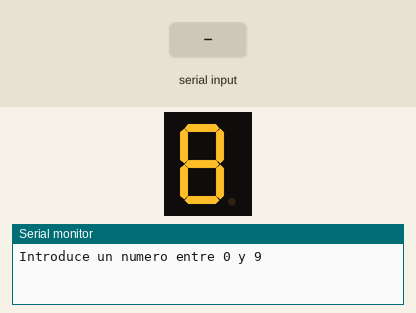
A sketch run on a simulated Arduino Uno, built with avr-gcc and run on an emulated ATmega328P. Shown: 1-digit seven-segment display, the last lines printed to the serial monitor. Wiring (inferred from the names in the program): 1-digit 7-segment display, segments lit when LOW: segments pin 2, pin 3, pin 4, pin 5, pin 6, pin 7, pin 8. Inputs (shaded band) come from the test bench. The segment pins are drawn as the display they are named for.

Above: at 1.2 s.
1.3 s: "0\n" received over Serial
At 3.5 s:
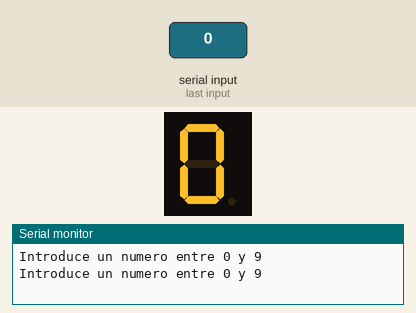
3.8 s: "1\n" received over Serial
At 5.5 s:
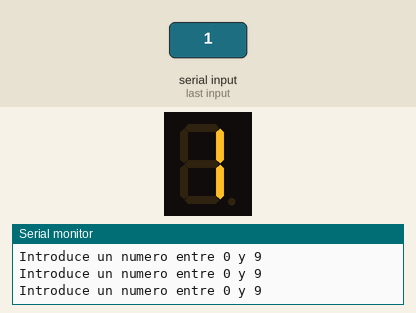
6.3 s: "2\n" received over Serial
At 8.5 s:
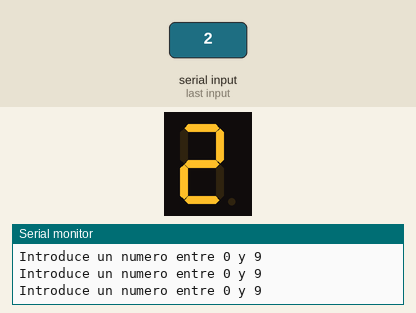
8.8 s: "3\n" received over Serial
At 10.5 s:
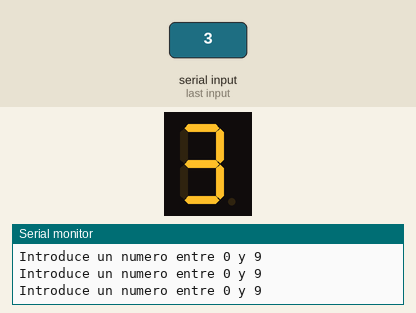
11.3 s: "4\n" received over Serial
At 13.5 s:
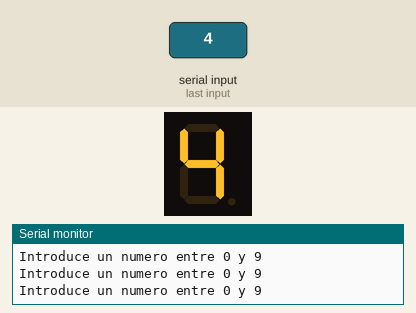
13.8 s: "5\n" received over Serial
At 15.5 s:
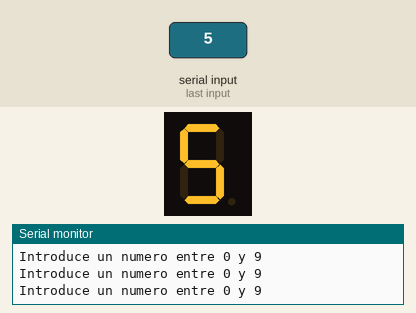
Timing chart, 0 to 17.0 s (numbered marks = the images above; inputs shaded):
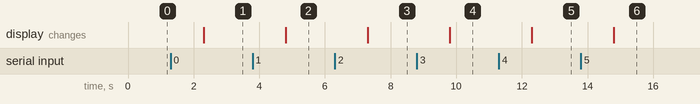

Measured:
- after the input at 1.3 s, the display: changes after 1.0 s (image 1)
- after the input at 3.8 s, the display: changes after 1.0 s (image 2)
- after the input at 6.3 s, the display: changes after 1.0 s (image 3)
- after the input at 8.8 s, the display: changes after 1.0 s (image 4)
- after the input at 11.3 s, the display: changes after 1.0 s (image 5)
- after the input at 13.8 s, the display: changes after 1.0 s (image 6)

The sketch:

circuito_12.ino
```cpp
/*
Enlace tinkercad
https://www.tinkercad.com/things/9wi25uVbuJz-copy-of-circuito-8/editel?sharecode=UR6l5SPeLLOPdEZXisVS31CqMWuGDXXFSOFud9gnRKY
*/

int A = 2;
int B = 3;
int C = 4;
int D = 5;
int E = 6;
int F = 7;
int G = 8;
bool pulsado = true;

int contador = 0;
#define tiempo 500


void setup()
{
  for(int p = 2; p<9; p++)
  {
    pinMode(p,OUTPUT);
  }
  pinMode(9, INPUT);
  Serial.begin(9600);
}

void cero()
{
  	digitalWrite(A, LOW);
  	digitalWrite(B, LOW);
  	digitalWrite(C, LOW);
  	digitalWrite(D, LOW);
  	digitalWrite(E, LOW);
  	digitalWrite(F, LOW);
  	digitalWrite(G, HIGH);
}

void uno()
{
  	digitalWrite(A, HIGH);
  	digitalWrite(B, LOW);
  	digitalWrite(C, LOW);
  	digitalWrite(D, HIGH);
  	digitalWrite(E, HIGH);
  	digitalWrite(F, HIGH);
  	digitalWrite(G, HIGH);
}

void dos()
{
  	digitalWrite(A, LOW);
  	digitalWrite(B, LOW);
  	digitalWrite(C, HIGH);
  	digitalWrite(D, LOW);
  	digitalWrite(E, LOW);
  	digitalWrite(F, HIGH);
  	digitalWrite(G, LOW);
}

void tres()
{
  digitalWrite(A, LOW);
  digitalWrite(B, LOW);
  digitalWrite(C, LOW);
  digitalWrite(D, LOW);
  digitalWrite(E, HIGH);
  digitalWrite(F, HIGH);
  digitalWrite(G, LOW);
}

void cuatro()
{
  digitalWrite(A, HIGH);
  digitalWrite(B, LOW);
  digitalWrite(C, LOW);
  digitalWrite(D, HIGH);
  digitalWrite(E, HIGH);
  digitalWrite(F, LOW);
  digitalWrite(G, LOW);
}

void cinco()
{
  digitalWrite(A, LOW);
  digitalWrite(B, HIGH);
  digitalWrite(C, LOW);
  digitalWrite(D, LOW);
  digitalWrite(E, HIGH);
  digitalWrite(F, LOW);
  digitalWrite(G, LOW);
}

void seis()
{
  digitalWrite(A, LOW);
  digitalWrite(B, HIGH);
  digitalWrite(C, LOW);
  digitalWrite(D, LOW);
  digitalWrite(E, LOW);
  digitalWrite(F, LOW);
  digitalWrite(G, LOW);
}

void siete()
{
  digitalWrite(A, LOW);
  digitalWrite(B, LOW);
  digitalWrite(C, LOW);
  digitalWrite(D, HIGH);
  digitalWrite(E, HIGH);
  digitalWrite(F, HIGH);
  digitalWrite(G, HIGH);
}

void ocho()
{
  digitalWrite(A, LOW);
  digitalWrite(B, LOW);
  digitalWrite(C, LOW);
  digitalWrite(D, LOW);
  digitalWrite(E, LOW);
  digitalWrite(F, LOW);
  digitalWrite(G, LOW);
}

void nueve()
{
  digitalWrite(A, LOW);
  digitalWrite(B, LOW);
  digitalWrite(C, LOW);
  digitalWrite(D, LOW);
  digitalWrite(E, HIGH);
  digitalWrite(F, LOW);
  digitalWrite(G, LOW);
}


void loop()
{
  	int valor = 0;
  	Serial.println("Introduce un numero entre 0 y 9");
  	while(Serial.available() <= 0)
    {
      // esperando
    }
  	valor = Serial.parseInt();
  	while(Serial.available() > 0)
    {
      int novale = Serial.parseInt();
    }
 	switch (valor)
 	{
      	case 0:
      {
        	cero();
        	break;
      }
   		case 1:
      {
  			uno();
  			break;
      }
  		case 2:
      {
      		dos();
  			break;
      }
  		case 3:
      {
  			tres();
  			break;
      }
  		case 4:
      {
  			cuatro();
  			break;
      }
  		case 5:
      {
  			cinco();
  			break;
      }
  		case 6:
      {
  			seis();
  			break;
      }
  		case 7:
      {
  			siete();
  			break;
      }
  		case 8:
      {
  			ocho();
  			break;
      }
  		case 9:
      {
  			nueve();
  			break;
      }
    }
}
```
